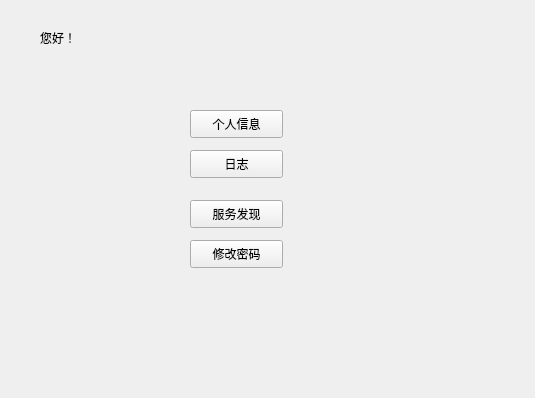
<?xml version="1.0" encoding="UTF-8"?>
<ui version="4.0">
 <class>mainpage</class>
 <widget class="QWidget" name="mainpage">
  <property name="geometry">
   <rect>
    <x>0</x>
    <y>0</y>
    <width>535</width>
    <height>398</height>
   </rect>
  </property>
  <property name="windowTitle">
   <string>Form</string>
  </property>
  <widget class="QPushButton" name="toLog">
   <property name="geometry">
    <rect>
     <x>190</x>
     <y>150</y>
     <width>93</width>
     <height>28</height>
    </rect>
   </property>
   <property name="text">
    <string>日志</string>
   </property>
  </widget>
  <widget class="QPushButton" name="toService">
   <property name="geometry">
    <rect>
     <x>190</x>
     <y>200</y>
     <width>93</width>
     <height>28</height>
    </rect>
   </property>
   <property name="text">
    <string>服务发现</string>
   </property>
  </widget>
  <widget class="QPushButton" name="info">
   <property name="geometry">
    <rect>
     <x>190</x>
     <y>110</y>
     <width>93</width>
     <height>28</height>
    </rect>
   </property>
   <property name="text">
    <string>个人信息</string>
   </property>
  </widget>
  <widget class="QLabel" name="label">
   <property name="geometry">
    <rect>
     <x>40</x>
     <y>30</y>
     <width>51</width>
     <height>16</height>
    </rect>
   </property>
   <property name="text">
    <string>您好！</string>
   </property>
  </widget>
  <widget class="QLabel" name="name">
   <property name="geometry">
    <rect>
     <x>50</x>
     <y>60</y>
     <width>72</width>
     <height>16</height>
    </rect>
   </property>
   <property name="text">
    <string/>
   </property>
  </widget>
  <widget class="QPushButton" name="upPasswd">
   <property name="geometry">
    <rect>
     <x>190</x>
     <y>240</y>
     <width>93</width>
     <height>28</height>
    </rect>
   </property>
   <property name="text">
    <string>修改密码</string>
   </property>
  </widget>
 </widget>
 <resources/>
 <connections/>
</ui>
